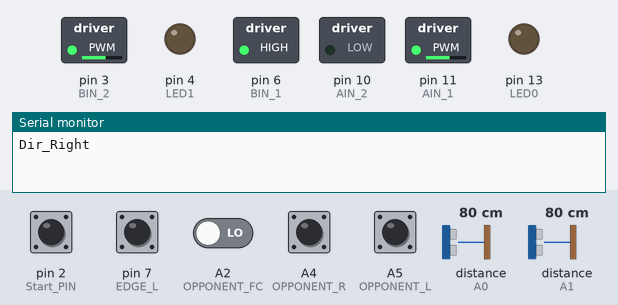
Bench run of a sketch on a simulated Arduino Uno, built with avr-gcc and run on an emulated ATmega328P. Parts: switched loads named in the sketch (green lamp = pin HIGH), output pins drawn as LEDs (lit = HIGH), the last lines printed to the serial monitor. Dashed ring = blinking. Inputs (shaded band) come from the test bench; at power-on: A4 (OPPONENT_R), A5 (OPPONENT_L), pin 2 (Start_PIN), pin 7 (EDGE_L) HIGH, A2 (OPPONENT_FC) LOW, distance to the obstacle (sensors on A0, A1) 80 cm.

Above: at 1.33 s.
2.0 s: pin 2 (Start_PIN) pulled LOW for 1 s
At 3.1 s:
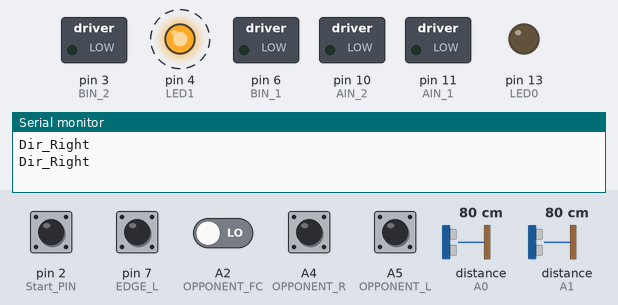
At 4.1 s:
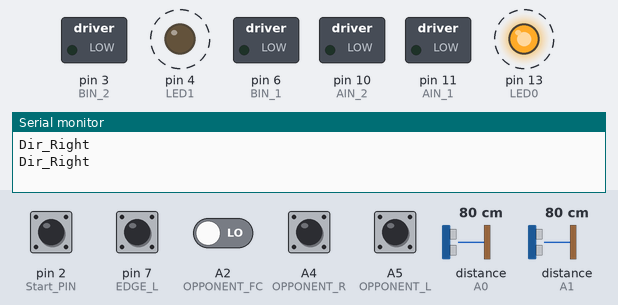
Timing chart, 0 to 12.6 s (numbered marks = the images above; inputs shaded):
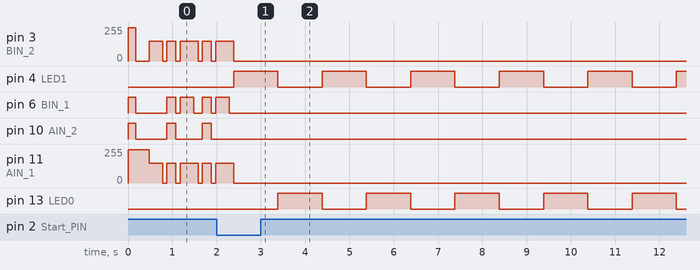

The sketch:

Sumo_firmware_test2.ino
```cpp
// Wiring Connections.

#include <SharpIR.h>
#define model 20150


#define LED0          13   // Onboard LED 0
#define LED1          4   // Onboard LED 1
#define Start_PIN     2
#define KILL_PIN      12
#define BUZZ          9
#define BUTTON        8  // Start button
#define EDGE_L        7  // Left edge sensor
#define EDGE_R        7  // Right edge sensor
#define EDGE_M        7  // Right edge sensor
#define OPPONENT_L    A5   // Left opponent sensor
#define OPPONENT_R    A4 // Right opponent sensor
#define OPPONENT_FR   A1  // Front right opponent sensor
#define OPPONENT_FC   A2  // Front center opponent sensor
#define OPPONENT_FL   A0 // Front left opponent sensor

SharpIR Sharp_R(OPPONENT_FR, model);
SharpIR Sharp_L(OPPONENT_FL, model);

/*
int PWMA = 5;
int PWMB = 6;
int BIN_1 = 11;
int BIN_2 = 10;
int AIN_1 = 9;
int AIN_2 = 8;
*/


//#ifdef TA6586
int AIN_1 = 11;
int AIN_2 = 10;
int BIN_1 = 6;
int BIN_2 = 3;


// Direction.
#define LEFT    0
#define RIGHT   1

// Global variables.
uint8_t searchDir = LEFT;


// Configure the motor driver.


/*******************************************************************************
 * Start Routine
 * This function should be called once only when the game start.
 *******************************************************************************/
 void startRoutine() {
  // Start delay.

 drive(-250, -250);
  // Turn right around 45 degress.
delay(180);

  drive(250, 0);

  delay(300);

  // Go straight.
  drive(150, 150);

  delay(300);

  // Turn left until opponent is detected.
    drive(-0, 150);

  uint32_t startTimestamp = millis();
  while (digitalRead(OPPONENT_FC)) {
    // Quit if opponent is not found after timeout.
    if (millis() - startTimestamp > 200) {
      break;
    }
  }

 }


/*******************************************************************************
 * Back Off
 * This function should be called when the ring edge is detected.
 *******************************************************************************/
void backoff(uint8_t dir) {
  // Stop the motors.

  drive(0, 0);

  delay(100);

  // Reverse.
  drive(-150, -150);

  delay(200);

  // Stop the motors.
 drive(0, 0);

  delay(100);

  // Rotate..
  if (dir == LEFT) {
    drive(-150, 150);
    Serial.println("Dir_Left");

  } else  {
    drive(150, -150);
    Serial.println("Dir_Right");

  }
  delay(100);

  // Start looking for opponent.
  // Timeout after a short period.
  uint32_t uTurnTimestamp = millis();
  while (millis() - uTurnTimestamp < 200) {
    // Opponent is detected if either one of the opponent sensor is triggered.
    if ( digitalRead(OPPONENT_FC) ||
         statusL() ||
         statusR() ||
         !digitalRead(OPPONENT_L) ||
         !digitalRead(OPPONENT_R) ) {
          Serial.println("BrakeOut Trig");
      // Stop the motors.
    drive(0, 0);
    delay(50);


      // Return to the main loop and run the attach program.
      return;
    }
  }

  // If opponent is not found, move forward and continue searching in the main loop..

  drive(150, 150);

  delay(100);
}


/*******************************************************************************
 * Search
 *******************************************************************************/
void search() {
  // Move in circular motion.
  if (searchDir == LEFT) {
    Serial.println("Search_Right");
    drive(100, 150);
  }
  else if (searchDir == RIGHT) {
    Serial.println("Search_Right");
    drive(150, 100);
  }


}


/*******************************************************************************
 * Attack
 * Track and attack the opponent in full speed.
 * Do nothing if opponent is not found.
 *******************************************************************************/
void attack() {
  uint32_t attackTimestamp = millis();

  // Opponent in front center.
  // Go straight in full speed.
  if (digitalRead(OPPONENT_FC)) {
    drive(150, 150);
    Serial.println("Attack Front");

  }

  // Opponent in front left.
  // Turn left.
  else if (statusL()) {

    drive(-0, 150);
    Serial.println("Attack Front left");

  }

  // Opponent in front right.
  // Turn right.
  else if (statusR()) {

    drive(150, -0);
    Serial.println("Attack Front right");

  }

  // Opponent in left side.
  // Rotate left until opponent is in front.
  else if (!digitalRead(OPPONENT_L)) {
    drive(-150, 150);
    Serial.println("Attack LEFT");

    while (digitalRead(OPPONENT_FC)) {
      // Quit if opponent is not found after timeout.
      if (millis() - attackTimestamp > 200) {
        break;
      }
    }
  }

  // Opponent in right side.
  // Rotate right until opponent is in front.
  else if (!digitalRead(OPPONENT_R) == 0) {

    drive(150,-150);
        Serial.println("Attack RIGHT");
    while (digitalRead(OPPONENT_FC)) {
      // Quit if opponent is not found after timeout.
      if (millis() - attackTimestamp > 250) {
        break;
      }
    }
  }

}


/*******************************************************************************
 * Setup
 * This function runs once after reset.
 *******************************************************************************/
void setup() {
  Serial.begin(9600);
  pinMode(Start_PIN, INPUT);
  pinMode(KILL_PIN, INPUT);

  pinMode(BUTTON, INPUT_PULLUP);
  pinMode(EDGE_L, INPUT);
  pinMode(EDGE_R, INPUT);

  pinMode(BIN_1, OUTPUT);
  pinMode(BIN_2, OUTPUT);
  pinMode(AIN_1, OUTPUT);
  pinMode(AIN_2, OUTPUT);

  pinMode(LED0, OUTPUT);
  pinMode(LED1, OUTPUT);


  // Turn off the LEDs.
  // Those LEDs are active low.
  digitalWrite(LED0, HIGH);
  digitalWrite(LED1, HIGH);

  // Stop the motors.

  drive(0,0);

while (!digitalRead(Start_PIN)) {
    // While waiting, show the status of the edge sensor for easy calibration.
    if (!digitalRead(EDGE_L)) {
       digitalWrite(LED1, HIGH);
    } else {
      digitalWrite(LED1, LOW);
    }

    if (!digitalRead(EDGE_R)) {
       digitalWrite(LED0, HIGH);
    } else {
      digitalWrite(LED0, LOW);
    }
  bool FRONT_State = digitalRead(OPPONENT_FC);
  bool FRONT_R_State = statusR();
  bool FRONT_L_State = statusL();
  bool RIGHT_State = digitalRead(OPPONENT_R);
  bool LEFT_State = digitalRead(OPPONENT_L);
  bool LINE_State = digitalRead(EDGE_L);

  Serial.print(FRONT_L_State);
  Serial.print(" ");
  Serial.print(FRONT_State);
  Serial.print(" ");
  Serial.print(FRONT_R_State);
  Serial.print(" ");
  Serial.print(LEFT_State);
  Serial.print(" ");
  Serial.print(RIGHT_State);
  Serial.print(" ");

  Serial.print(!LINE_State);
  Serial.println(" ");


  }

  // Wait until button is released.
  while (!digitalRead(Start_PIN));

  // Turn on the LEDs.
  digitalWrite(LED0, LOW);
  digitalWrite(LED1, LOW);

  startRoutine();
}

/*******************************************************************************
 * Main program loop.
 *******************************************************************************/
void loop() {
  // Edge is detected on the left.
  if (digitalRead(EDGE_L)) {
    // Back off and make a U-Turn to the right.
    backoff(RIGHT);

    // Toggle the search direction.
    searchDir ^= 1;
  }

  // Edge is detected on the right.


  // Edge is not detected.
  else {
    // Keep searching if opponent is not detected.
    if ( digitalRead(OPPONENT_FC) &&
         statusL() &&
         statusR() &&
         !digitalRead(OPPONENT_L) &&
         !digitalRead(OPPONENT_R) ) {
      search();
      Serial.println("GO SEARCH void");


    }

    // Attack if opponent is in view.
    else {
      attack();
      Serial.println("GO to Attack void");

    }
  }

  // Stop the robot if the button is pressed.
  if (!digitalRead(Start_PIN)){
    // Stop the motors.
    drive(0,0);


  digitalWrite(LED0, LOW);
    // Loop forever here.
    while (1){
digitalWrite(LED0, LOW);
digitalWrite(LED1, HIGH);
delay(1000);
digitalWrite(LED0, HIGH);
digitalWrite(LED1, LOW);
delay(1000);
    }
  }

}

void drive(int left, int right) {

  // функция для управления скоростью и направления вращения моторов

  left = constrain(left, -255, 255);   // жестко ограничиваем диапозон значений
  right = constrain(right, -255, 255); // жестко ограничиваем диапозон значений

  if (left >= 0)
  {
    digitalWrite(AIN_2, LOW);
     analogWrite(AIN_1, abs(left));
  }
  else
  {
  digitalWrite(AIN_2, HIGH);
     analogWrite(AIN_1, abs(left));
  }
 if (right >= 0)
  {
    digitalWrite(BIN_1, LOW);
     analogWrite(BIN_2, abs(right));
  }
  else
  {
  digitalWrite(BIN_1, HIGH);
     analogWrite(BIN_2, abs(right));
  }
}

bool statusL()
{
  bool statusLeft;
  int disL  =Sharp_L.distance();
  if (disL < 50)
  {
    statusLeft = true;
  }
  else {
    statusLeft = false;
  }
   return statusLeft;

}
bool statusR()
{
  bool statusRight;
  int disR = Sharp_R.distance();
  if (disR < 50)
  {
    statusRight = true;
  }
  else {
    statusRight = false;
  }
  return statusRight;

}
```

Measured:
- after the input at 2.0 s, pin 3 (BIN_2): goes on until 2.4 s, then stays 0/255; pin 4 (LED1): alternates HIGH for 1.0 s and LOW for 1.0 s, starting after 0.38 s
- by itself, pin 10 (AIN_2): alternates HIGH for 0.20 s and LOW for 0.65 s
